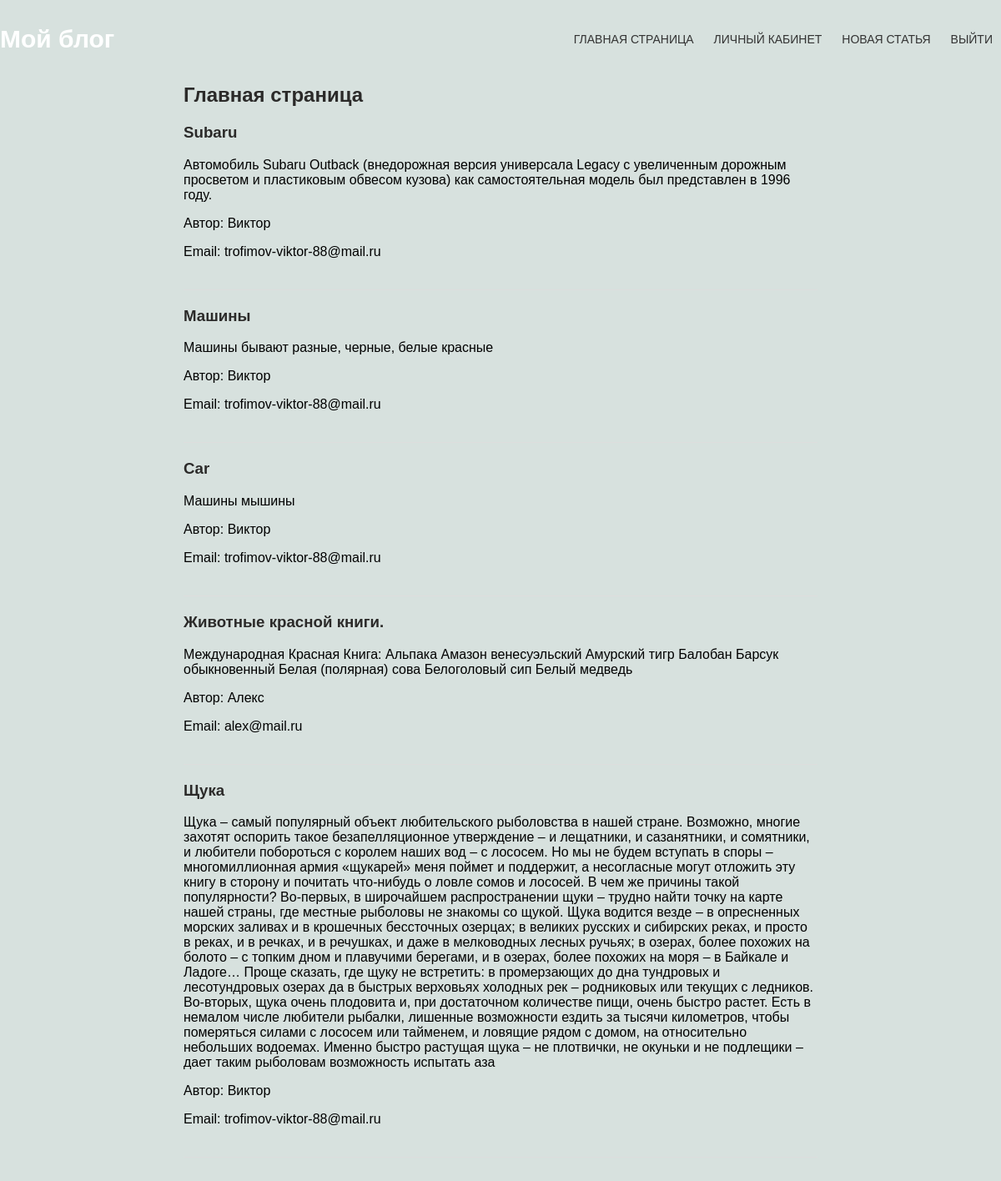
Page / (signed in) on the earlier database version.
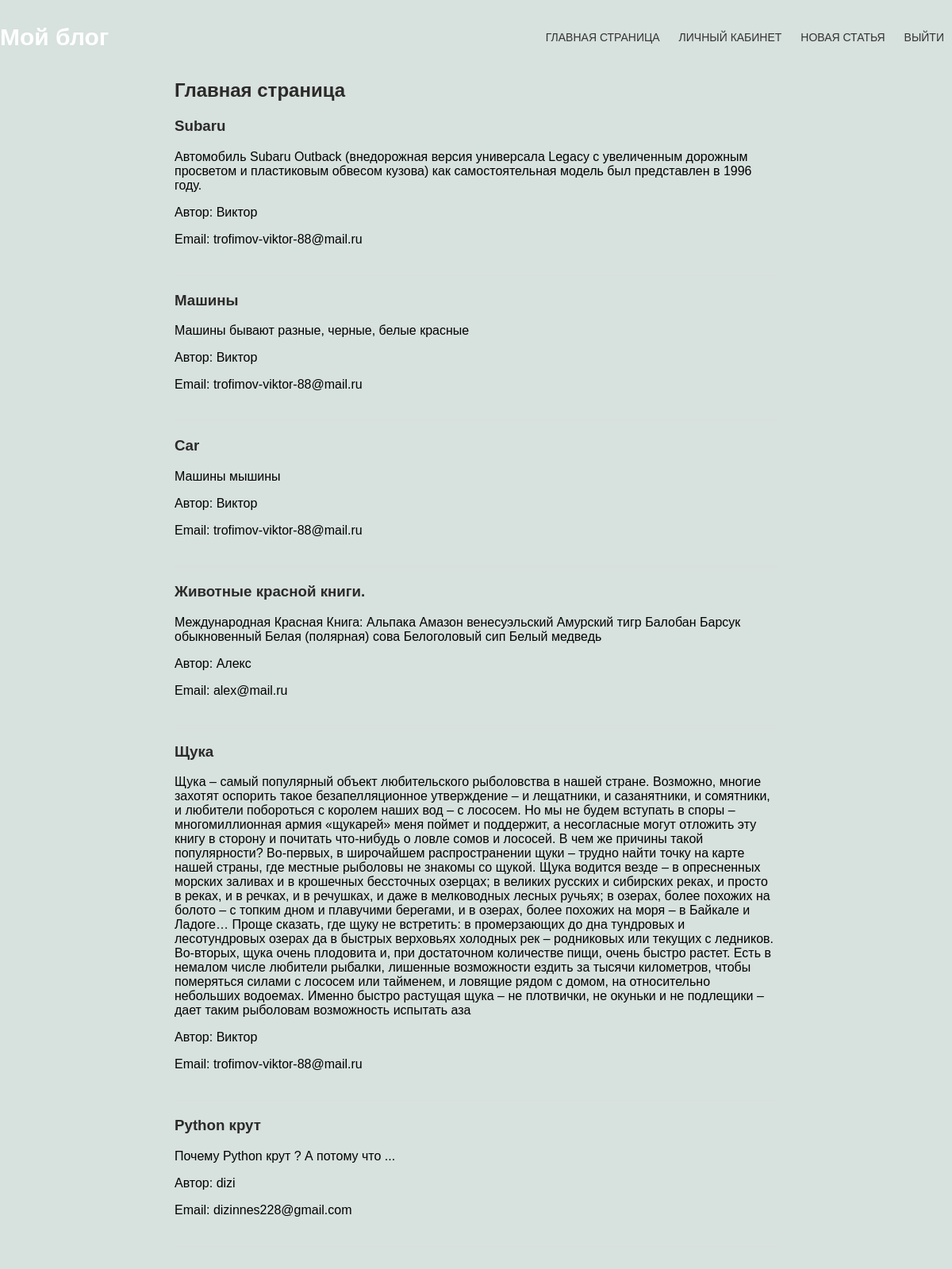
Same page on the later database version.
### models.py (models this page shows)
class Post(db.Model):
    id = db.Column(db.Integer, primary_key=True)
    title = db.Column(db.String(200), nullable=False)
    content = db.Column(db.Text, nullable=False)
    user_id = db.Column(db.Integer, db.ForeignKey('user.id'), nullable=False)

class User(db.Model, UserMixin):
    id = db.Column(db.Integer, primary_key=True)
    username = db.Column(db.String(100), unique=True, nullable=False)
    email = db.Column(db.String(120), unique=True, nullable=False)
    password = db.Column(db.String(100), nullable=False)
    posts = db.relationship('Post', backref='author', lazy=True)

### main.py (the view)
@app.route('/')
def home():
    posts = Post.query.all()
    return render_template('home.html', posts=posts)

### main.py (called while the page is built)
@login_manager.user_loader
def load_user(user_id):
    return User.query.get(int(user_id))

### templates/home.html (shortened to what this page needs)
{% extends 'base.html' %}
{% block content %}
 <main>
        <h2>Главная страница</h2>
        {% if current_user.is_authenticated %}
            {% for post in posts %}
                <article>
                    <h3>{{ post.title }}</h3>
                    <p>{{ post.content }}</p>
                    <p>Автор: {{ post.author.username }}</p>
                    <p>Email: {{ post.author.email }}</p>
                </article>
            {% endfor %}
        {% else %}
        <h2>Войдите в свой аккаунт или зарегистрируйтесь.</h2>
        {% endif %}
    </main>
{% endblock %}

### templates/base.html (shortened to what this page needs)
<!DOCTYPE html>
<html lang="en">
<head>
    <link rel="stylesheet" href="{{ url_for('static', filename='styles.css') }}">
</head>
<body>
    <header class="header">
        <div class="container">
            <div class="header_inner">
                <div class="header_logo">Мой блог</div>
                <nav class="nav">
                    {% if current_user.is_authenticated %}
                        <a class="nav__link active" href="{{ url_for('home') }}">Главная страница</a>
                        <a class="nav__link" href="{{ url_for('dashboard') }}">Личный кабинет</a>
                        <a class="nav__link" href="{{ url_for('add_post') }}">Новая статья</a>
                        <a class="nav__link" href="{{ url_for('logout') }}">Выйти</a>
                    {% else %}
                        <a class="nav__link" href="{{ url_for('login') }}">Авторизация</a>
                        <a class="nav__link" href="{{ url_for('register') }}">Регистрация</a>
                    {% endif %}
                </nav>
            </div>
        </div>
    </header>
    <main>
        {% if current_user.is_authenticated %}
            {% block content %}
            {% endblock %}
        {% else %}
            {% block login %}
            {% endblock %}
            {% block register %}
            {% endblock %}
        {% endif %}
    </main>
</body>
</html>

### static/styles.css (style rules this page uses)
body { font-family: Arial, sans-serif; margin: 0; padding: 0; display: inline; background-color: #d7e1de; }
.header { padding-top: 30px; width: 100%; position: absolute; top: 0; left: 0; right: 0; z-index: 1000; }
.header_inner { display: flex; justify-content: space-between; align-items: center; }
.header_logo { font-size: 30px; font-weight: 700; color: #fff; }
.nav { font-size: 14px; text-transform: uppercase; }
.nav__link { display: inline; vertical-align: top; margin: 0 10px; color: #333; text-decoration: none; transition: color .1s linear; position: relative; }
.nav__link::after { content: ""; display: block; width: 100%; height: 3px; opacity: 0; background-color: #fce38a; position: absolute; top: 100%; left: 0; z-index: 1; transition: opacity .1s linear; }
main { max-width: 800px; margin: 20px auto; padding: 20px; }
article { border-bottom: 1px solid #ddd; margin-bottom: 20px; padding-bottom: 20px; }
h1, h2, h3 { color: #2b2a29; }

Differences in the rows shown:
added Post: title "Python крут", content "Почему Python крут ? А потому что ...", author.username "dizi", author.email "dizinnes228@gmail.com"
